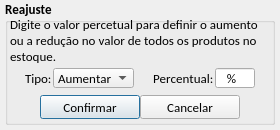
<?xml version="1.0" encoding="UTF-8"?>
<ui version="4.0">
 <class>tela_reajustar_estoque</class>
 <widget class="QDialog" name="tela_reajustar_estoque">
  <property name="geometry">
   <rect>
    <x>0</x>
    <y>0</y>
    <width>280</width>
    <height>130</height>
   </rect>
  </property>
  <property name="windowTitle">
   <string>Reajustar preço dos produtos</string>
  </property>
  <widget class="QGroupBox" name="gb_reajuste">
   <property name="geometry">
    <rect>
     <x>5</x>
     <y>0</y>
     <width>270</width>
     <height>125</height>
    </rect>
   </property>
   <property name="font">
    <font>
     <family>Calibri</family>
     <pointsize>10</pointsize>
     <weight>75</weight>
     <bold>true</bold>
     <kerning>false</kerning>
    </font>
   </property>
   <property name="title">
    <string>Reajuste</string>
   </property>
   <widget class="QLabel" name="lb_texto">
    <property name="geometry">
     <rect>
      <x>5</x>
      <y>15</y>
      <width>260</width>
      <height>50</height>
     </rect>
    </property>
    <property name="font">
     <font>
      <family>Calibri</family>
      <pointsize>10</pointsize>
      <weight>50</weight>
      <bold>false</bold>
     </font>
    </property>
    <property name="text">
     <string>Digite o valor percetual para definir o aumento
ou a redução no valor de todos os produtos no
estoque.</string>
    </property>
   </widget>
   <widget class="QLabel" name="lb_tipo">
    <property name="geometry">
     <rect>
      <x>20</x>
      <y>68</y>
      <width>28</width>
      <height>20</height>
     </rect>
    </property>
    <property name="font">
     <font>
      <weight>50</weight>
      <bold>false</bold>
     </font>
    </property>
    <property name="text">
     <string>Tipo:</string>
    </property>
   </widget>
   <widget class="QLabel" name="lb_valor">
    <property name="geometry">
     <rect>
      <x>148</x>
      <y>68</y>
      <width>62</width>
      <height>20</height>
     </rect>
    </property>
    <property name="font">
     <font>
      <weight>50</weight>
      <bold>false</bold>
     </font>
    </property>
    <property name="text">
     <string>Percentual:</string>
    </property>
   </widget>
   <widget class="QComboBox" name="cb_tipo">
    <property name="geometry">
     <rect>
      <x>48</x>
      <y>68</y>
      <width>81</width>
      <height>20</height>
     </rect>
    </property>
    <property name="font">
     <font>
      <weight>50</weight>
      <bold>false</bold>
     </font>
    </property>
    <item>
     <property name="text">
      <string>Aumentar</string>
     </property>
    </item>
    <item>
     <property name="text">
      <string>Reduzir</string>
     </property>
    </item>
   </widget>
   <widget class="QLineEdit" name="le_porcentagem">
    <property name="geometry">
     <rect>
      <x>210</x>
      <y>68</y>
      <width>40</width>
      <height>20</height>
     </rect>
    </property>
    <property name="font">
     <font>
      <weight>50</weight>
      <bold>false</bold>
     </font>
    </property>
    <property name="inputMask">
     <string>000%; </string>
    </property>
    <property name="text">
     <string>%</string>
    </property>
    <property name="maxLength">
     <number>4</number>
    </property>
    <property name="cursorPosition">
     <number>4</number>
    </property>
   </widget>
   <widget class="QPushButton" name="btn_confirmar">
    <property name="geometry">
     <rect>
      <x>35</x>
      <y>95</y>
      <width>100</width>
      <height>24</height>
     </rect>
    </property>
    <property name="font">
     <font>
      <family>Calibri</family>
      <pointsize>10</pointsize>
      <weight>50</weight>
      <bold>false</bold>
     </font>
    </property>
    <property name="text">
     <string>Confirmar</string>
    </property>
    <property name="icon">
     <iconset resource="imagens.qrc">
      <normaloff>:/img/img/1345902916_camera_test.png</normaloff>:/img/img/1345902916_camera_test.png</iconset>
    </property>
    <property name="iconSize">
     <size>
      <width>20</width>
      <height>20</height>
     </size>
    </property>
   </widget>
   <widget class="QPushButton" name="btn_cancelar">
    <property name="geometry">
     <rect>
      <x>135</x>
      <y>95</y>
      <width>100</width>
      <height>24</height>
     </rect>
    </property>
    <property name="font">
     <font>
      <family>Calibri</family>
      <pointsize>10</pointsize>
      <weight>50</weight>
      <bold>false</bold>
     </font>
    </property>
    <property name="text">
     <string>Cancelar</string>
    </property>
    <property name="icon">
     <iconset resource="imagens.qrc">
      <normaloff>:/img/img/1345902747_button_cancel.png</normaloff>:/img/img/1345902747_button_cancel.png</iconset>
    </property>
    <property name="iconSize">
     <size>
      <width>18</width>
      <height>18</height>
     </size>
    </property>
   </widget>
  </widget>
 </widget>
 <tabstops>
  <tabstop>cb_tipo</tabstop>
  <tabstop>le_porcentagem</tabstop>
  <tabstop>btn_confirmar</tabstop>
  <tabstop>btn_cancelar</tabstop>
 </tabstops>
 <resources>
  <include location="imagens.qrc"/>
 </resources>
 <connections/>
</ui>
